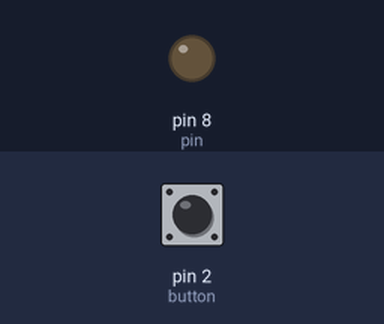
Bench run of a sketch on a simulated Arduino Uno, built with avr-gcc and run on an emulated ATmega328P. On the bench: output pins drawn as LEDs (lit = HIGH). Inputs (shaded band) come from the test bench; at power-on: pin 2 (button) LOW. What the sketch prints to the serial monitor is not drawn.

Above: at 1.2 s.
1.3 s: pin 2 (button) pulled HIGH for 0.15 s
At 1.6 s:
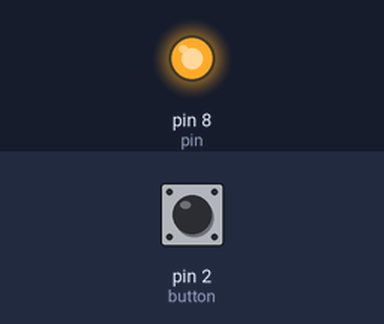
2.9 s: pin 2 (button) pulled HIGH for 1 s
At 4.3 s:
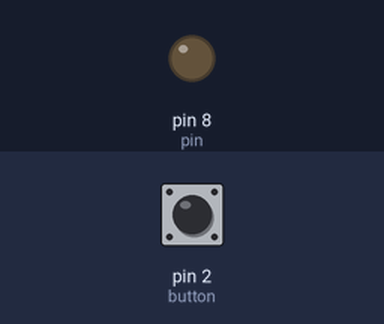
5.4 s: pin 2 (button) pulled HIGH for 3.2 s
At 5.9 s:
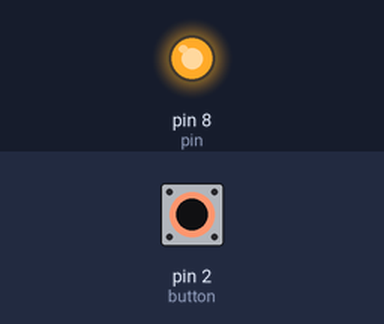
Timing chart, 0 to 8.9 s (numbered marks = the images above; inputs shaded):
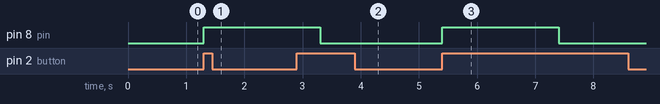

Measured:
- after the input at 1.3 s, pin 8 (pin): LOW → HIGH at once
- after the input at 2.9 s, pin 8 (pin): HIGH → LOW after 0.40 s
- after the input at 5.4 s, pin 8 (pin): LOW → HIGH at once, → LOW 2.0 s later

The sketch:

button_switch.ino
```cpp
int button = 2;
int pin = 8;
bool state;
void setup() {
  // put your setup code here, to run once:
  Serial.begin(9600);
  pinMode(button,INPUT);
  pinMode(pin,OUTPUT);
  state = false;
}

void loop() {
  // put your main code here, to run repeatedly:
  int buttonState = digitalRead(button);
  // print out the state of the button:
      if(buttonState == 1){
        state = !state;
      }


    if(state){
      digitalWrite(pin,HIGH);
    }else{
      digitalWrite(pin,LOW);
    }
  Serial.println(buttonState);
  if(buttonState == 1){
    delay(2000);
    }
  delay(1);
}
```
